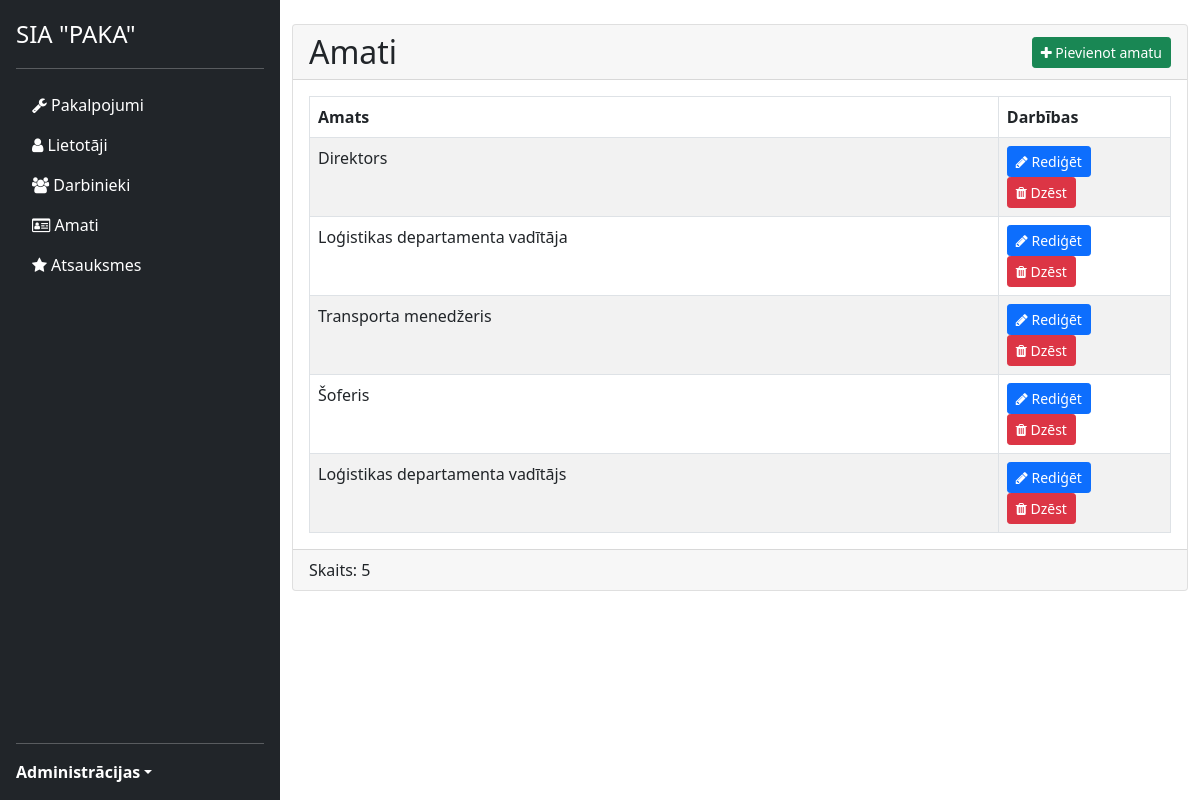
/src/views/admin/positions/list.php (signed in), run on the app's committed database.
### tables this page shows
CREATE TABLE `positions` (
  `id` int(10) UNSIGNED NOT NULL,
  `name` varchar(255) NOT NULL
);

### src/views/admin/positions/list.php (the view)
<?php
require_once("../../../../config/database.php");
$query = $db->prepare("SELECT * FROM positions");
$query->execute();
$positions = $query->fetchAll();
?>
<?php require_once("../../layout/admin-sidebar.php"); ?>
<div class="card">
    <div class="card-header d-flex justify-content-between align-items-center">
        <h2 class="m-0">Amati</h2>
        <a href="add.php" class="btn btn-sm btn-success">
            <i class="fa fa-plus"></i>
            Pievienot amatu
        </a>
    </div>
    <div class="card-body">
        <table class="table table-striped table-bordered table-hover m-0">
            <thead>
                <tr>
                    <th>Amats</th>
                    <th width="20%">Darbības</th>
                </tr>
            </thead>
            <tbody>
                <?php foreach ($positions as $positon): ?>
                    <tr>
                        <td><?php echo $positon['name'] ?></td>
                        <td>
                            <a href="edit.php?id=<?php echo $positon['id'] ?>" class="btn btn-sm btn-primary">
                                <i class="fa fa-pencil"></i>
                                Rediģēt
                            </a>
                            <a href="delete.php?id=<?php echo $positon['id'] ?>" onClick="return confirm('Vai tiešām vēlaties dzēst?')" class="btn btn-sm btn-danger">
                                <i class="fa fa-trash"></i>
                                Dzēst
                            </a>
                        </td>
                    </tr>
                <?php endforeach; ?>
            </tbody>
        </table>
    </div>
    <div class="card-footer">
        Skaits: <?php echo count($positions) ?>
    </div>
</div>
<?php require_once("../../layout/admin-footer.php"); ?>

### data on the page
positions: name "Direktors"
positions: name "Loģistikas departamenta vadītāja"
positions: name "Transporta menedžeris"
positions: name "Šoferis"
positions: name "Loģistikas departamenta vadītājs"

### other printed values
count($positions) "5"
